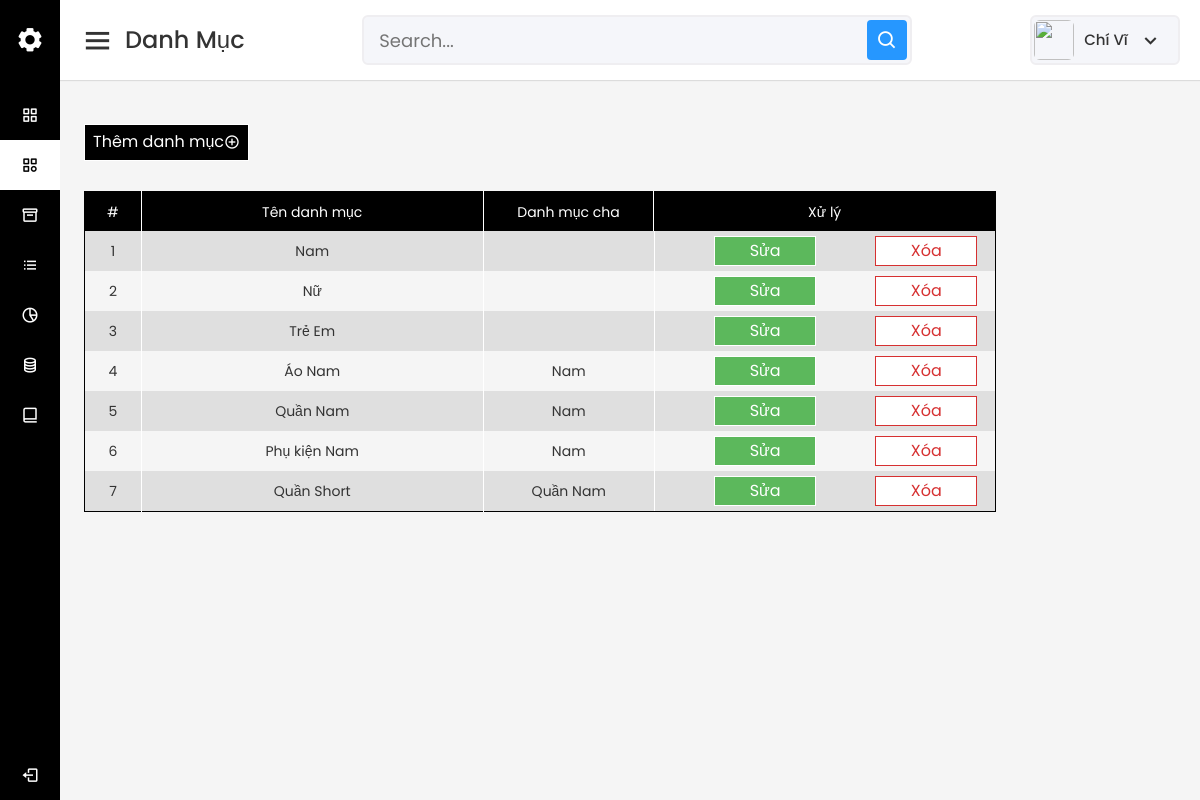
The app's page /admin/category.php (signed in), older data.
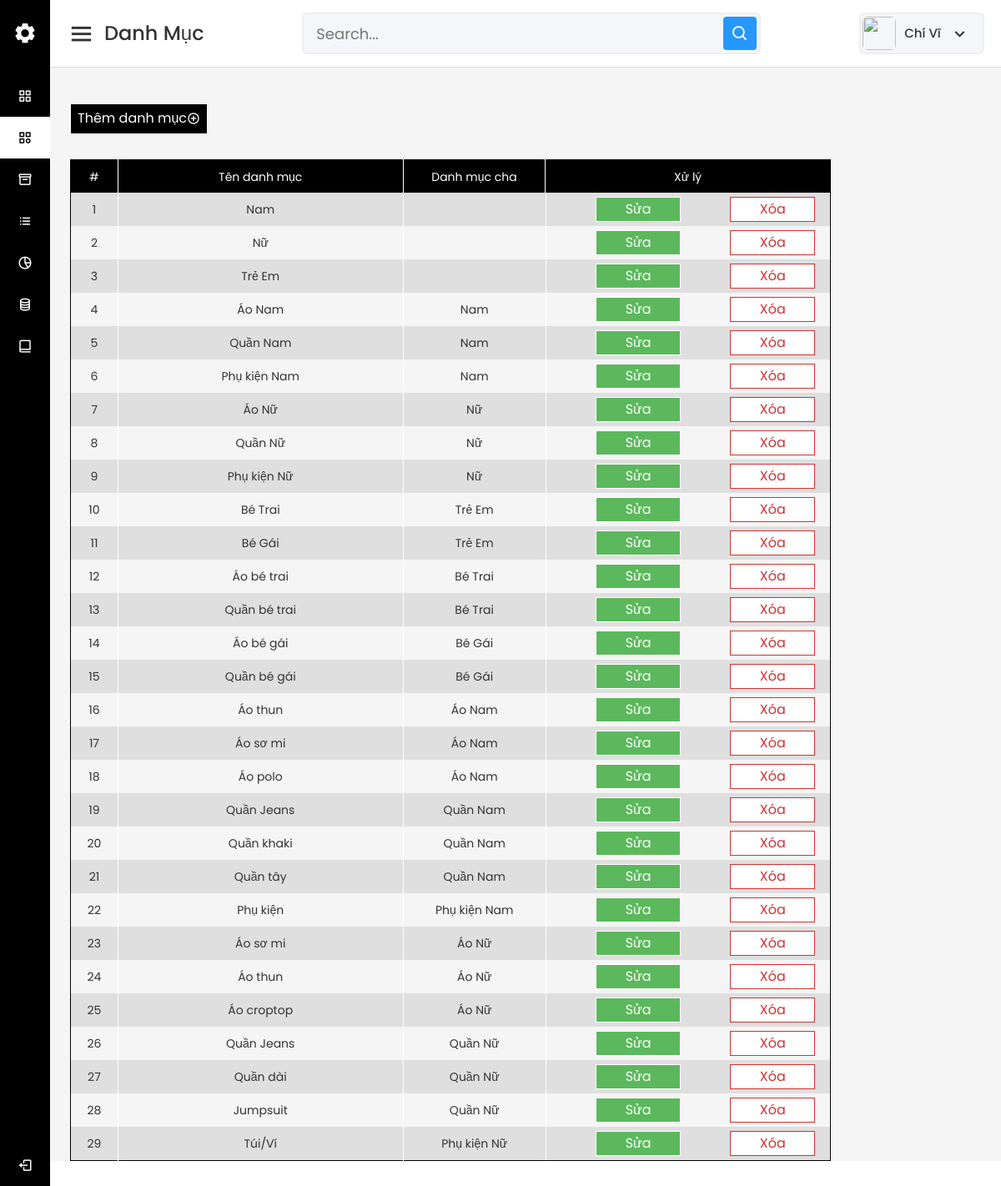
The same page, newer data.
### tables this page shows
CREATE TABLE `tb_category` (
  `id` int(11) NOT NULL,
  `categoryName` varchar(255) NOT NULL,
  `parent_id` int(11) NOT NULL
);

### lib/database.php (called while the page is built, shortened)
<?php
Class Database{
   public $host   = DB_HOST;
   public $user   = DB_USER;
   public $pass   = DB_PASS;
   public $dbname = DB_NAME;
   public $link;
private function connectDB(){
   $this->link = new mysqli($this->host, $this->user, $this->pass,
    $this->dbname);
 }
public function select($query){
  $result = $this->link->query($query) or
   die($this->link->error.__LINE__);
  if($result->num_rows > 0){
    return $result;
  } else {
    return false;
  }
 }
}

### classes/Category.php (called while the page is built, shortened)
<?php
$filePath = realpath(dirname(__FILE__));
require_once ($filePath.'/../lib/database.php');
class Category
{
    private $db;
    public function __construct()
    {
        $this->db = new Database();
    }
    public function getListCategory() {
        $query = "SELECT a.id, a.categoryName, a.parent_id, b.categoryName AS 'categoryParentName' FROM tb_category a LEFT JOIN (SELECT categoryName, id FROM tb_category) b ON a.parent_id = b.id ORDER BY id ASC";
        $result = $this->db->select($query);
        return $result;
    }
}
?>

### admin/inc/category-modal-edit.php (the view, shortened to what this page needs)
<button class='btn btn-success btn__update-cate' data-toggle="modal" data-target="#edit-category-<?=$result['id']?>">Sửa</button>
                    <?php
                      $cate = new Category();
                      $cateList = $cate->getListCategory();
                    ?>

### admin/category.php (shortened to what this page needs)
<?php
  include './inc/sidebar.php';
  include './inc/homesection.php';
  include '../classes/Category.php';
?>
<?php include './inc/category-modal-add.php'; ?>
<table class="show-category" cellspacing="0" cellpadding="0">
  <thead>
    <tr style="background-color: black; color: white;">
      <td>#</td>
      <td>Tên danh mục</td>
      <td>Danh mục cha</td>
      <td>Xử lý</td>
    </tr>
  </thead>
  <tbody>
    <?php
      $cat = new Category();
      $showCate = $cat->getListCategory();
      if (isset($showCate)) {
        $i = 0;
        while($result = $showCate->fetch_assoc()) {
          $i++;
    ?>
      <tr>
          <td><?=$i?></td>
          <td><?=$result['categoryName']?></td>
          <td><?=$result['categoryParentName']?></td>
          <td>
            <?php include './inc/category-modal-edit.php'; ?>
            <?php include './inc/category-modal-delete.php'; ?>
          </td>
        </tr>
      <?php
        }
      }
      ?>
  </tbody>
</table>
<?php
  include './inc/footer.php';
?>

### admin/inc/category-modal-delete.php (shortened to what this page needs)
<button class='btn btn-success btn__delete-cate' data-toggle="modal" data-target="#del-category-<?=$result['id']?>">Xóa</button>

Row changes from the older to the newer data that the page shows:
added tb_category: categoryName "Áo Nữ", categoryParentName "Nữ"
added tb_category: categoryName "Quần Nữ", categoryParentName "Nữ"
added tb_category: categoryName "Phụ kiện Nữ", categoryParentName "Nữ"
added tb_category: categoryName "Bé Trai", categoryParentName "Trẻ Em"
added tb_category: categoryName "Bé Gái", categoryParentName "Trẻ Em"
added tb_category: categoryName "Áo bé trai", categoryParentName "Bé Trai"
added tb_category: categoryName "Quần bé trai", categoryParentName "Bé Trai"
added tb_category: categoryName "Áo bé gái", categoryParentName "Bé Gái"
added tb_category: categoryName "Quần bé gái", categoryParentName "Bé Gái"
added tb_category: categoryName "Áo thun", categoryParentName "Áo Nam"
added tb_category: categoryName "Áo sơ mi", categoryParentName "Áo Nam"
added tb_category: categoryName "Áo polo", categoryParentName "Áo Nam"
added tb_category: categoryName "Quần Jeans", categoryParentName "Quần Nam"
added tb_category: categoryName "Quần khaki", categoryParentName "Quần Nam"
changed tb_category: categoryName "Quần Short" → "Quần tây"
added tb_category: categoryName "Phụ kiện", categoryParentName "Phụ kiện Nam"
added tb_category: categoryName "Áo sơ mi", categoryParentName "Áo Nữ"
added tb_category: categoryName "Áo thun", categoryParentName "Áo Nữ"
added tb_category: categoryName "Áo croptop", categoryParentName "Áo Nữ"
added tb_category: categoryName "Quần Jeans", categoryParentName "Quần Nữ"
added tb_category: categoryName "Quần dài", categoryParentName "Quần Nữ"
added tb_category: categoryName "Jumpsuit", categoryParentName "Quần Nữ"
added tb_category: categoryName "Túi/Ví", categoryParentName "Phụ kiện Nữ"
